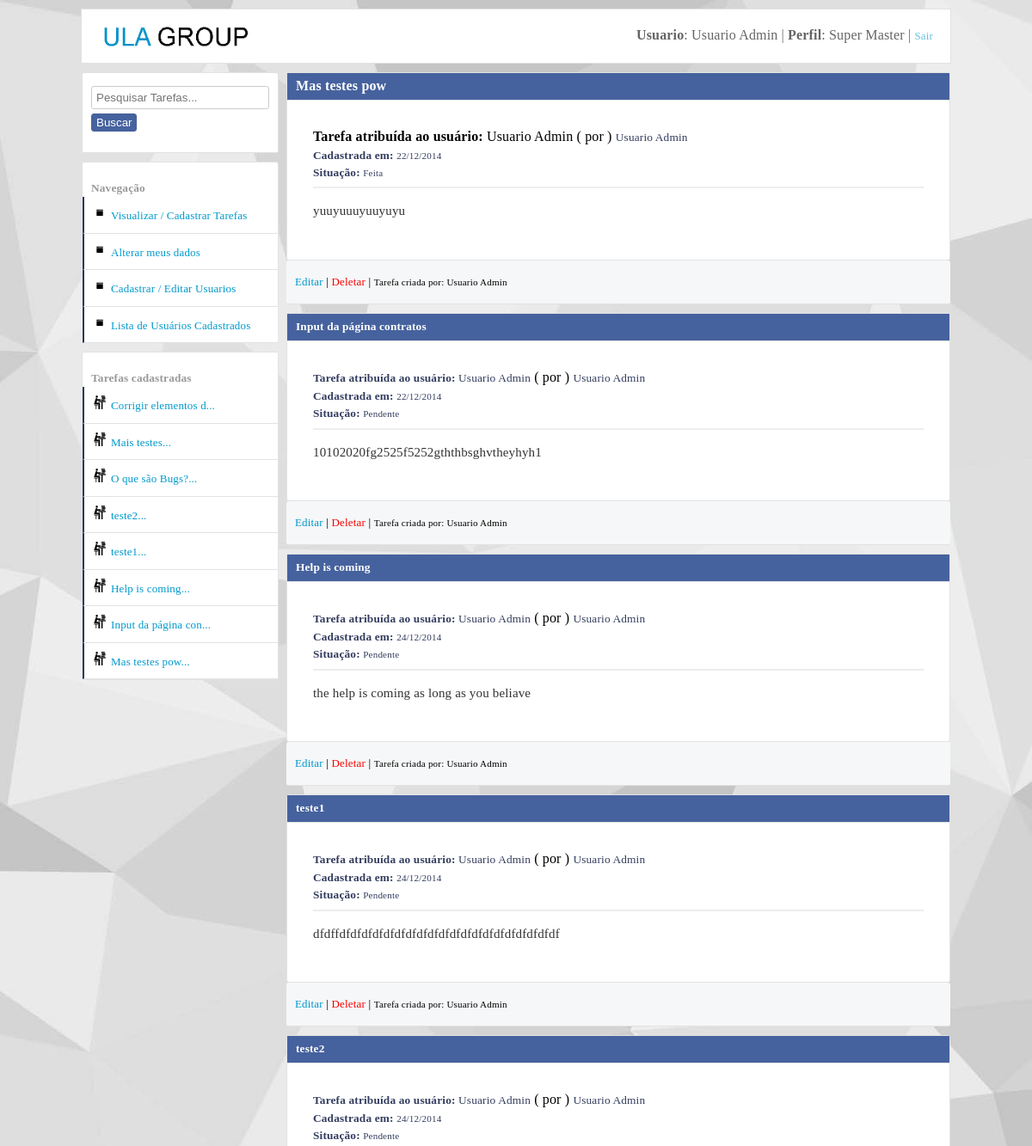
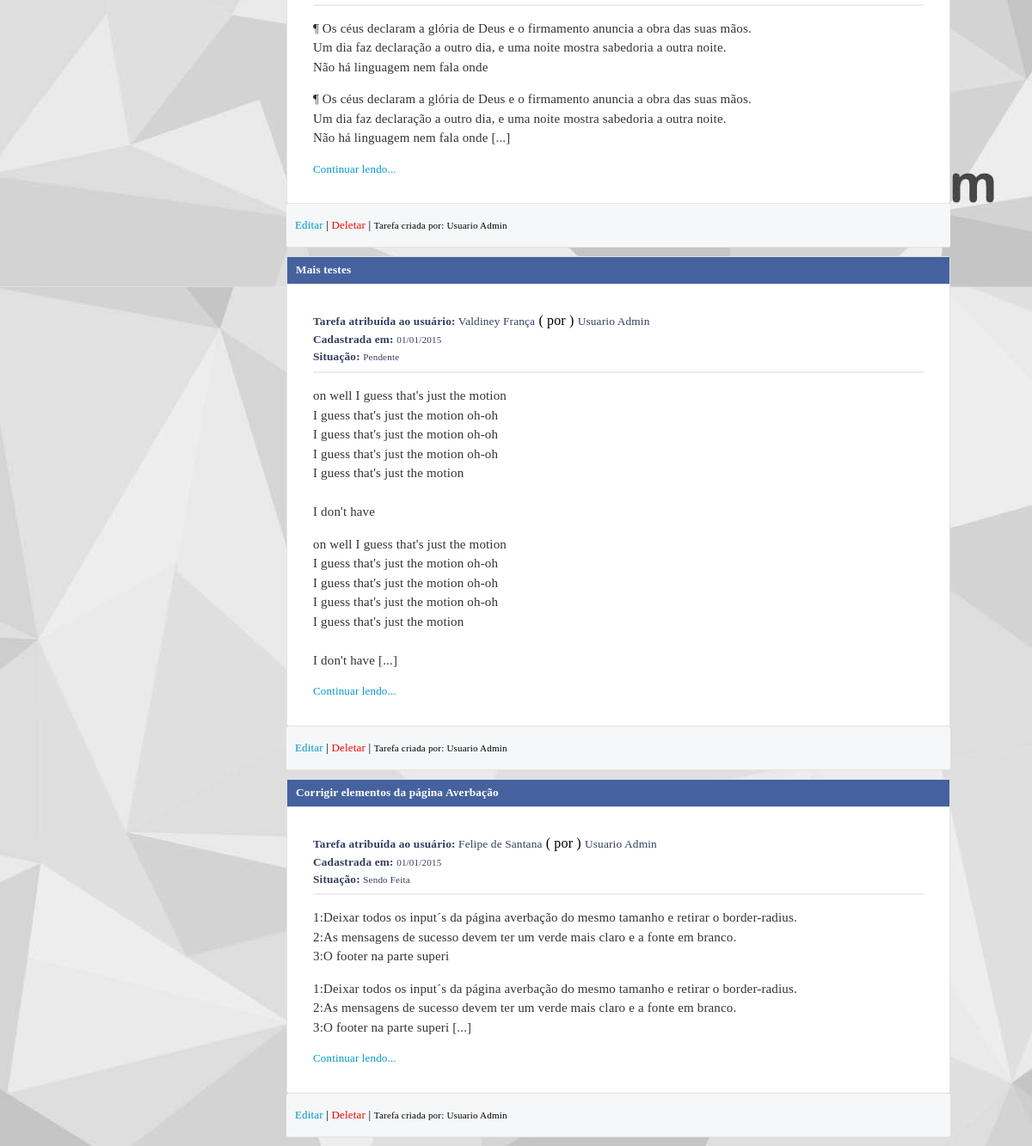
The app's page /dashboard.php?tarefasCadaUsuario&id=12 (signed in) with its own data (2 pictures, top to bottom).
### tables this page shows
CREATE TABLE IF NOT EXISTS `tarefas` (
  `id` int(11) NOT NULL AUTO_INCREMENT,
  `titulo` varchar(50) NOT NULL,
  `texto` text NOT NULL,
  `vinculoUsuario` int(11) NOT NULL,
  `dataCadastro` varchar(10) NOT NULL,
  `situacao` int(11) DEFAULT NULL,
  `dataAcao` varchar(10) DEFAULT NULL,
  `criadorDaTarefa` int(11) NOT NULL,
  PRIMARY KEY (`id`),
  KEY `fk_criador_da_tarefa` (`criadorDaTarefa`),
  KEY `fk_quem_vai_fazer_a_tarefa` (`vinculoUsuario`)
);

CREATE TABLE IF NOT EXISTS `usuarios` (
  `id` int(11) NOT NULL AUTO_INCREMENT,
  `nome` varchar(40) NOT NULL,
  `login` varchar(40) NOT NULL,
  `senha` varchar(10) NOT NULL,
  `dataCadastro` varchar(10) NOT NULL,
  `perfil` int(11) NOT NULL,
  `perfil_master_master` int(11) DEFAULT NULL,
  PRIMARY KEY (`id`)
);

### Container.class.php (called while the page is built, shortened)
<?php
class Container
{
	public static function getUsuario()
	{
		$usuario = new UsuarioModel(self::getConexao());
		return $usuario;
	}
	public static function getConexao()
	{
		$servidor = "false";
		if ($servidor == "true")
		{
			$conexao = new Conexao("mysql.hostinger.com.br","u592982482_ney","u592982482_ney","32402709ney");
		}
		else
		{
			$conexao = new Conexao("localhost","tarefas","root","");
		}
	    return $conexao;
	}
}

### db/Conexao.class.php (called while the page is built, shortened)
<?php
class Conexao implements ConexaoInterface
{
	private $host;
	private $db;
	private $user;
	private $password;
	public function __construct($host, $db, $user, $password)
	{
		$this->host = $host;
		$this->db = $db;
		$this->user = $user;
		$this->password = $password;
	}
	public function connect()
	{
		return new \PDO("mysql:host={$this->host};dbname={$this->db}",$this->user,$this->password);
	}
}

### models/UsuarioModel.class.php (called while the page is built, shortened)
<?php
class UsuarioModel
{
	private $tableName = "usuarios";
	private $db;
	public function __construct(ConexaoInterface $conexao)
	{
		$this->db = $conexao->connect();
	}
	public function listarWhere($campo, $valor)
	{
		if ($campo == "id")
		{
			$valor = (int) $valor;
		}
		$query = $this->db->prepare("select * from {$this->tableName} where {$campo} = ?");
		$query->execute(array($valor));
		return $query->fetchAll(PDO::FETCH_OBJ);
	}
	public function colecaoUsuarioTarefas()
	{
		$query = $this->db->prepare("select usuarios.id as idUsuario, tarefas.id as idTarefas,
        nome, login, perfil, usuarios.dataCadastro as usuarioDataDoCadastro,
        titulo, texto, tarefas.dataCadastro as tarefasDataDoCadastro,
        situacao, dataAcao, criadorDaTarefa, vinculoUsuario
        from usuarios join tarefas on tarefas.criadorDaTarefa =
        usuarios.id order by tarefas.id desc");
        $query->execute();
		return $query->fetchAll(PDO::FETCH_OBJ);
	}
	public function colecaoUsuarioTarefasWhere($campo, $valor)
	{
		$query = $this->db->prepare("select usuarios.id as idUsuario, tarefas.id as idTarefas,
        nome, login, perfil, usuarios.dataCadastro as usuarioDataDoCadastro,
        titulo, texto, tarefas.dataCadastro as tarefasDataDoCadastro,
        situacao, dataAcao, criadorDaTarefa, vinculoUsuario
        from usuarios join tarefas on tarefas.criadorDaTarefa =
        usuarios.id where {$campo} = ?");
        $query->execute(array($valor));
		return $query->fetchAll(PDO::FETCH_OBJ);
	}
}

### utilidades/functions.php (called while the page is built, shortened)
<?php
function DelimitarPorTamnho($entrada,$tamanho,$acabamento)
{
	$saida = str_split($entrada,$tamanho);
    return $saida[0].$acabamento;
}
function situacaoTarefa($situacao)
{
	if ($situacao == "1")
	{
		return "Pendente";
	}
	elseif ($situacao == "2")
	{
		return "Sendo Feita";
	}
	elseif ($situacao == "3")
	{
		return "Feita";
	}
}

### layout_parts/area_result_post_cada_usuario.php (the view, shortened to what this page needs)
<?php foreach($usuario->colecaoUsuarioTarefasWhere("criadorDaTarefa",$id) as $listar):
foreach($usuario->listarWhere("id",$listar->vinculoUsuario) as $list)
{
	$_nomeDoUsuarioTarefaAtibuida = $list->nome;
}
?>
<section class="areas apresenta-tarefas">
<h1 class="h1-title-tarefas"><?php echo $listar->titulo; ?></h1>
<div class="info-areas">
<b>Tarefa atribuída ao usuário:</b> <?php echo $_nomeDoUsuarioTarefaAtibuida; ?></small> ( por ) <small><?php echo $listar->nome; ?><br>
<b>Cadastrada em:</b> <small><?php echo $listar->tarefasDataDoCadastro; ?></small> <br>
<b>Situação:</b> <small><?php echo situacaoTarefa($listar->situacao); ?></small> <br>
<hr>
<p><?php echo nl2br(DelimitarPorTamnho($listar->texto, 200, "")); ?></p>
<?php
if (strlen($listar->texto) > 200):
?>
<p><?php echo nl2br(DelimitarPorTamnho($listar->texto, 200, " [...]")); ?></p>
<a href="visualizar_tarefa_completa.php?textoCompleto&id=<?php echo $listar->idTarefas; ?>" title="Ler a tarefa completa">Continuar lendo...</a>
<?php endif; ?>
</div>
</section>
<div class="footer-areas">
<?php
if ($_SESSION["perfil"] == "1"):
?>
 <a href="editar_tarefas.php?editar&id=<?php echo $listar->idTarefas;?>" class="editar" title="Editar essa Tarefa">Editar</a> |
 <a href="tarefa_controller.php?deletar&id=<?php echo $listar->idTarefas;?>" class="deletar" title="Deletar essa Tarefa">Deletar</a> |
 <small>Tarefa criada por: <?php echo $listar->nome; ?></small>
<?php endif; ?>
</div>
<?php endforeach; ?>

### layout_parts/area_left.php (shortened to what this page needs)
<div id="main-area-left">
<section class="left">
<div class="div_oculta_left">
<form method="get" action="dashboard.php">
	<input type="search" name="input_pesquisa" id="input_pesquisa" placeholder="Pesquisar Tarefas...">
	<button type="submit" class="button-postar">Buscar</button>
</form>
</div>
</section>
<section class="left">
<br>
<b>Navegação</b>
<ul id="menu-left" class="cadastrar-usuario">
	<li><a href="dashboard.php">Visualizar / Cadastrar Tarefas</a></li>
	<li><a href="alterar_meus_dados.php?alterarMeusDados">Alterar meus dados</a></li>
	<?php if ($_SESSION["perfil"] == "1"): ?>
	<li><a href="cadastrar_usuarios.php">Cadastrar / Editar Usuarios</a></li>
	<?php endif; ?>
</ul>
</section>
<ul id="menu-left" class="cadastrar-usuario">
<li><a href="#" class="show_menu_usuarios_cadastrados">Lista de Usuários Cadastrados</a></li>
</ul>
<section class="left">
<br>
<b>Tarefas cadastradas</b>
<ul id="menu-left" class="cadastrar-usuario">
	<?php foreach($usuario->colecaoUsuarioTarefas() as $listar):?>
	  <li><a class="link-arquivos" href="visualizar_tarefa_completa.php?textoCompleto&id=<?php echo $listar->idTarefas; ?>" title="<?php echo $listar->titulo . ": (" . $listar->tarefasDataDoCadastro ." )"; ?>"><?php echo DelimitarPorTamnho($listar->titulo, 20, "..."); ?></a></li>
    <?php endforeach; ?>
</ul>
</section>
</div>

### css/style.css (style rules this page uses)
body { background:#e9eaed; font-family:Tahoma!important; margin:0; margin-top:10px; font-family: "freight-text-pro",Georgia,Cambria,"Times New Roman",Times,serif; letter-spacing: 0.01rem; font-weight: 400; font-style: normal; line-height: 1.5; background-image:url("css_img/fundo.jpg")!important; background-attachment: fixed; }
.areas { width:750px; height:auto; min-height:200px; background:#ffffff; margin:auto; border-radius:3px; border:1px solid #e1e2e3; margin-top:0px; padding:10px; }
.apresenta-tarefas h1 { display:block; padding:10px; padding-bottom:1px; background:#f6f7f8; padding-top:0!important; line-height:30px!important; border-bottom:1px solid #e1e2e3; margin-bottom:0!important; }
.apresenta-tarefas { padding:0; width:770px; }
.apresenta-tarefas small { color:#333d5f; }
hr { opacity:0.60; border:1px solid #e1e2e3; }
.info-areas { padding:30px; font-family: "freight-text-pro",Georgia,Cambria,"Times New Roman",Times,serif; letter-spacing: 0.01rem; font-weight: 400; font-style: normal; line-height: 1.5; }
.info-areas p { font-size:15px; }
.footer-areas { display:block; padding:0; padding-bottom:1px; background:#f6f7f8; padding-top:10!important; padding-bottom:10!important; line-height:30px!important; border-bottom:1px solid #e1e2e3; min-height:10px; border-radius:3px; border-left:0; border-right:0; padding-left:10px; margin-bottom:10px; }
.areas p { color:#333333; }
.areas h1,h2,h3,h4 { margin:0; margin-bottom:10px; color:#999999; }
.button-postar { padding:5px; background:#46629e; border:1px solid #476199; border-radius:3px; color:white; margin:11px 0px; cursor:pointer; font-weight:bold; }
#main-area-left { width:229px; }
.left { width:227px; background:white; height:auto; margin-top:10px; border:1px solid #e1e2e3; border-radius:3px; }
.left b { margin-left:10px; margin-top:10px!important; color:#999999; }
input { width:300px; padding:5px; border-radius:3px; border:1px solid #cccccc; outline:none; margin-top:5px; margin-bottom:5px; }
button { margin-top:8px; }
a { color:#0099cc; font-size:13px; text-decoration:none; }
ul { margin:0; padding:0; list-style:none; }
#menu-left a { display:block; padding:10px; background:white; border-bottom:1px solid #e1e2e3; border-left:2px solid #2c375d; }
.cadastrar-usuario a::before { content: url(css_img/icone_cadastrar_usuario.png); margin-right:5px; }
.link-arquivos::before { content: url(css_img/icone_arquivos.png)!important; margin-right:5px; }
.deletar { color:#ff0000; }
.h1-title-tarefas { background:#46629e!important; color:white!important; }
.show_menu_usuarios_cadastrados { display:block; padding-top:10px; padding-bottom:10px; background:white; width:205px; border-left:2px solid #009900; margin-left:1px; margin-top:-1px; }
.div_oculta_left { padding:10px; padding-bottom:0; }
.div_oculta_left input { width:207px; }
.div_oculta_left button { margin-top:0px; padding-top:2px; padding-bottom:2px; font-weight:normal; }

### css/SimpleAnimationCSS.css (style rules this page uses)
.comes-here { -webkit-animation:comes-here 1.5s 1; -moz-animation:comes-here 1.5s 1; -o-animation:comes-here 1.5s 1; -ms-animation:comes-here 1.5s 1; }

### records on screen
tarefas: titulo "Mas testes pow", criadorDaTarefa.nome "Usuario Admin", dataCadastro "22/12/2014", situacao "Feita", texto "yuuyuuuyuuyuyu", titulo "Mas testes pow..."
tarefas: titulo "Input da página contratos", criadorDaTarefa.nome "Usuario Admin", dataCadastro "22/12/2014", situacao "Pendente", texto "10102020fg2525f5252gththbsghvtheyhyh1", titulo "Input da página con..."
tarefas: titulo "Help is coming", criadorDaTarefa.nome "Usuario Admin", dataCadastro "24/12/2014", situacao "Pendente", texto "the help is coming as long as you beliave", titulo "Help is coming..."
tarefas: titulo "teste1", criadorDaTarefa.nome "Usuario Admin", dataCadastro "24/12/2014", situacao "Pendente", texto "dfdffdfdfdfdfdfdfdfdfdfdfdfdfdfdfdfdfdfdfdfdf", titulo "teste1..."
tarefas: titulo "teste2", criadorDaTarefa.nome "Usuario Admin", dataCadastro "24/12/2014", situacao "Pendente", texto "¶ Os céus declaram a glória de Deus e o firmamento anuncia a obra das suas mãos. Um dia faz declaração a outro dia, e uma noite mostra sabedoria a outra noite. Não há linguagem nem fala onde", texto "¶ Os céus declaram a glória de Deus e o firmamento anuncia a obra das suas mãos. Um dia faz declaração a outro dia, e uma noite mostra sabedoria a outra noite. Não há linguagem nem fala onde [...]", titulo "teste2..."
tarefas: titulo "Mais testes", vinculoUsuario.nome "Valdiney França", criadorDaTarefa.nome "Usuario Admin", dataCadastro "01/01/2015", situacao "Pendente", texto "on well I guess that's just the motion I guess that's just the motion oh-oh I guess that's just the motion oh-oh I guess that's just the motion oh-oh I guess that's just the motion I don't have", texto "on well I guess that's just the motion I guess that's just the motion oh-oh I guess that's just the motion oh-oh I guess that's just the motion oh-oh I guess that's just the motion I don't have [...]", titulo "Mais testes..."
tarefas: titulo "Corrigir elementos da página Averbação", vinculoUsuario.nome "Felipe de Santana", criadorDaTarefa.nome "Usuario Admin", dataCadastro "01/01/2015", situacao "Sendo Feita", texto "1:Deixar todos os input´s da página averbação do mesmo tamanho e retirar o border-radius. 2:As mensagens de sucesso devem ter um verde mais claro e a fonte em branco. 3:O footer na parte superi", texto "1:Deixar todos os input´s da página averbação do mesmo tamanho e retirar o border-radius. 2:As mensagens de sucesso devem ter um verde mais claro e a fonte em branco. 3:O footer na parte superi [...]", titulo "Corrigir elementos d..."
tarefas: titulo "O que são Bugs?..."

### other values on screen
$_SESSION["nome"] "Usuario Admin"
$tipoPerfil "Super Master"
